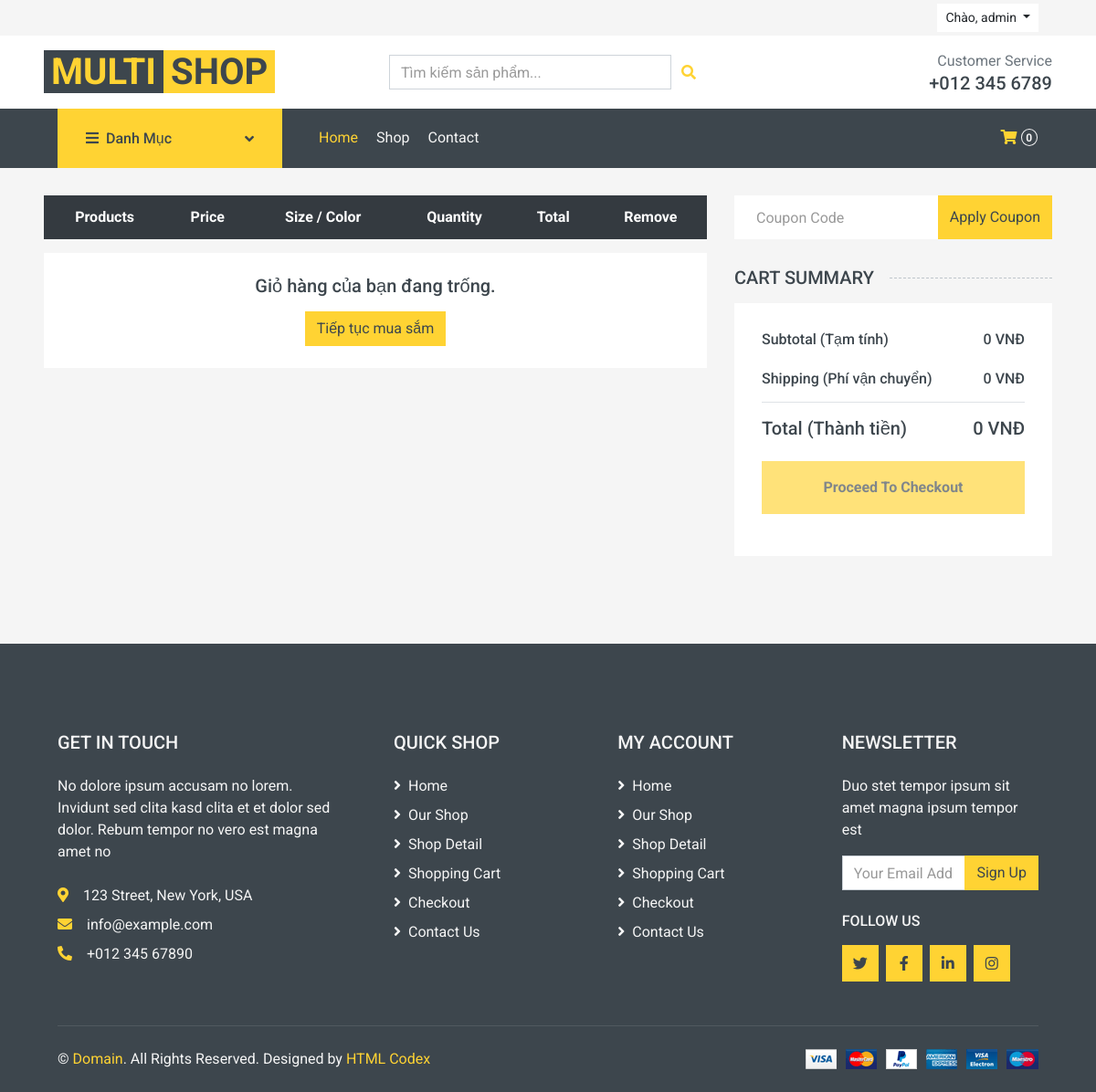
/giohang/gio_hang/ (signed in), run on an earlier commit of the app's database.
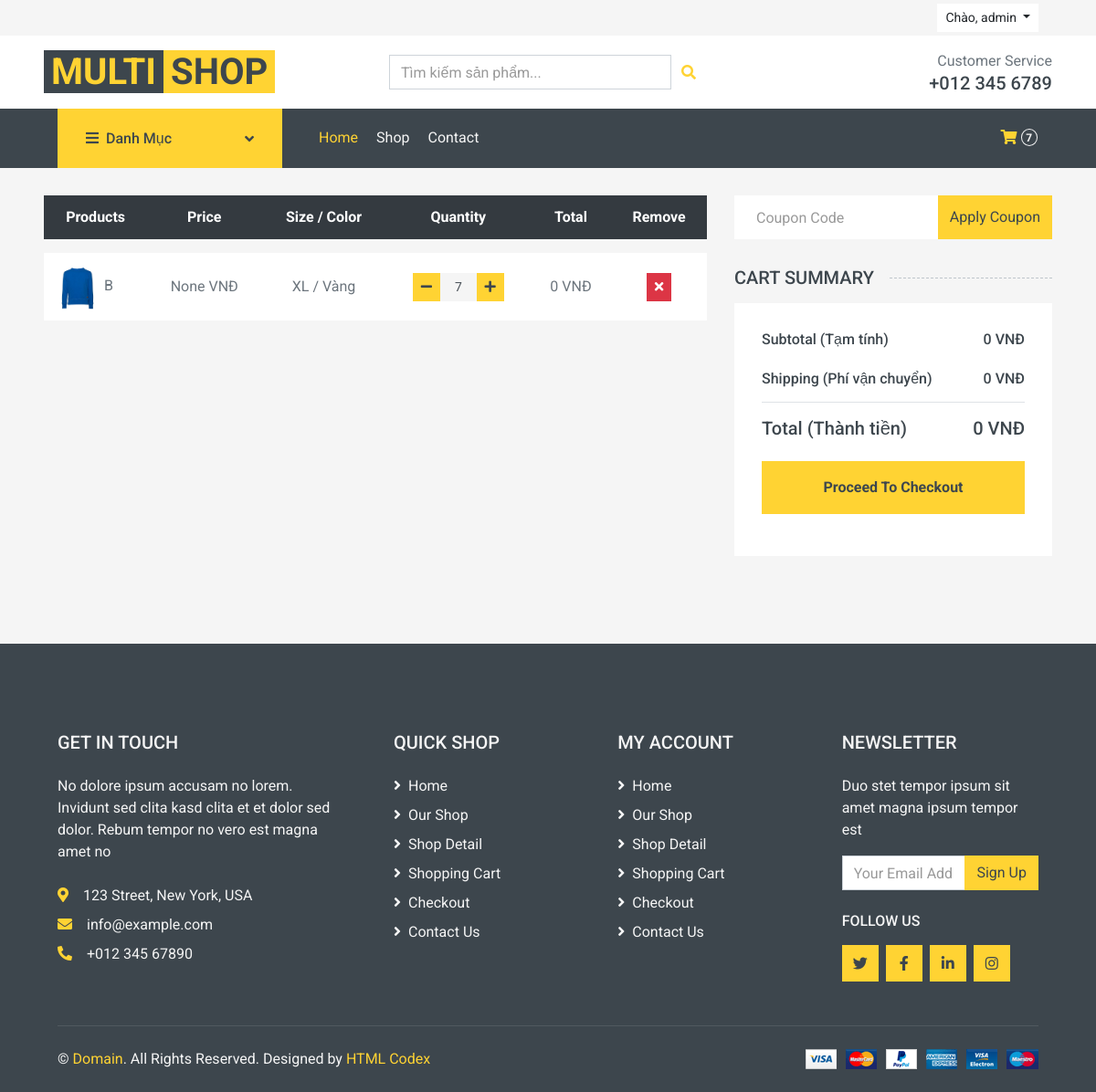
And on a later commit of the database.
### nguoidung/models.py (models this page shows, shortened)
class NguoiDung(AbstractUser):
    ROLE_CHOICES = (
        ('admin', 'Quản trị viên'),
        ('nhanvien', 'Nhân viên'),
        ('khachhang', 'Khách hàng'),
    )
    ho_ten = models.CharField(max_length=100)
    so_dien_thoai = models.CharField(max_length=20, blank=True, null=True)
    dia_chi = models.CharField(max_length=255, blank=True, null=True)
    trang_thai = models.BooleanField(default=True)
    vai_tro = models.CharField(max_length=20, choices=ROLE_CHOICES, default='khachhang')

### giohang/models.py (models this page shows, shortened)
class ChiTietGioHang(models.Model):
    ma_gio_hang = models.ForeignKey(GioHang, on_delete=models.CASCADE)
    ma_san_pham = models.ForeignKey(SanPham, on_delete=models.CASCADE)
    size = models.CharField(max_length=50, null=True, blank=True)
    color = models.CharField(max_length=50, null=True, blank=True)
    so_luong = models.IntegerField(default=1)
    ngay_them = models.DateTimeField(auto_now_add=True)
    @property
    def tong_tien_item(self):
        gia = self.ma_san_pham.giakm if self.ma_san_pham.giakm is not None else 0
        return gia * self.so_luong

### sanpham/models.py (models this page shows, shortened)
class SanPham(models.Model):
    ma_danh_muc = models.ForeignKey(DanhMuc, on_delete=models.CASCADE)
    ten_san_pham = models.CharField(max_length=200)
    mo_ta = models.TextField(blank=True, null=True)
    gia = models.DecimalField(max_digits=10, decimal_places=2)
    giakm = models.DecimalField(max_digits=10, decimal_places=2)
    anh_dai_dien = models.ImageField(upload_to='sanpham/', blank=True, null=True)
    trang_thai = models.BooleanField(default=True)

### giohang/views.py (the view, shortened to what this page needs)
# urls.py: path('gio_hang/', views.gio_hang_view, name='gio_hang_view'),
def gio_hang_view(request):
    chi_tiet_gio_hang_list = []
    tong_tien = 0
    shipping_fee = 0  # Phí ship cố định (ví dụ)
    if request.user.is_authenticated:
        try:
            gio_hang = GioHang.objects.get(ma_nguoi_dung=request.user)
            chi_tiet_gio_hang_list = ChiTietGioHang.objects.filter(ma_gio_hang=gio_hang)
            for item in chi_tiet_gio_hang_list:
                tong_tien += item.tong_tien_item
        except GioHang.DoesNotExist:
            chi_tiet_gio_hang_list = []
    thanh_tien = tong_tien + shipping_fee
    menudanhmuc = DanhMuc.objects.filter(trang_thai=True)
    context = {
        'menudanhmuc': menudanhmuc,
        'chi_tiet_gio_hang': chi_tiet_gio_hang_list,
        'tong_tien': tong_tien,
        'shipping_fee': shipping_fee,
        'thanh_tien': thanh_tien,
    }
    return render(request, 'cart.html', context)

### giohang/templates/cart.html (shortened to what this page needs)
{% extends 'base.html' %}
{% load static %}
{% block cssblock %}
    <link href="https://cdnjs.cloudflare.com/ajax/libs/font-awesome/5.10.0/css/all.min.css" rel="stylesheet">
    <link href="{% static 'lib/animate/animate.min.css' %}" rel="stylesheet">
    <link href="{% static 'lib/owlcarousel/assets/owl.carousel.min.css' %}" rel="stylesheet">
    <link href="{% static 'css/style.css' %}" rel="stylesheet">
{% endblock %}
{% block content %}
        <div class="row px-xl-5">
            <div class="col-lg-8 table-responsive mb-5">
                <table class="table table-light table-borderless table-hover text-center mb-0">
                    <thead class="thead-dark">
                        <tr>
                            <th>Products</th>
                            <th>Price</th>
                            <th>Size / Color</th>
                            <th>Quantity</th>
                            <th>Total</th>
                            <th>Remove</th>
                        </tr>
                    </thead>
                    <tbody class="align-middle">
                        {% for item in chi_tiet_gio_hang %}
                        <tr>
                            <td class="align-middle text-left">
                                <img src="{{ item.ma_san_pham.anh_dai_dien.url }}" alt="" style="width: 50px;">
                                {{ item.ma_san_pham.ten_san_pham }}
                            </td>
                            <td class="align-middle">{{ item.ma_san_pham.giakm }} VNĐ</td>
                            <td class="align-middle">{{ item.size }} / {{ item.color }}</td>
                            <td class="align-middle">
                                <form action="{% url 'quan_ly_gio_hang' %}" method="POST" class="d-inline">
                                    <div class="input-group quantity mx-auto" style="width: 100px;">
                                        <div class="input-group-btn">
                                            <button type="submit" name="action" value="decrease" class="btn btn-sm btn-primary btn-minus" >
                                                <i class="fa fa-minus"></i>
                                            </button>
                                        </div>
                                        <input type="text" class="form-control form-control-sm bg-secondary border-0 text-center" value="{{ item.so_luong }}" readonly>
                                        <div class="input-group-btn">
                                            <button type="submit" name="action" value="increase" class="btn btn-sm btn-primary btn-plus">
                                                <i class="fa fa-plus"></i>
                                            </button>
                                        </div>
                                    </div>
                                </form>
                            </td>
                            <td class="align-middle">{{ item.tong_tien_item }} VNĐ</td>
                            <td class="align-middle">
                                <form action="{% url 'quan_ly_gio_hang' %}" method="POST" class="d-inline">
                                    <button type="submit" name="action" value="remove" class="btn btn-sm btn-danger"><i class="fa fa-times"></i></button>
                                </form>
                            </td>
                        </tr>
                        {% endfor %}
                        {% if not chi_tiet_gio_hang %}
                        <tr>
                            <td colspan="6" class="text-center p-4"> <h5>Giỏ hàng của bạn đang trống.</h5>
                                <a href="{% url 'index' %}" class="btn btn-primary mt-2">Tiếp tục mua sắm</a>
                            </td>
                        </tr>
                        {% endif %}
                    </tbody>
                </table>
            </div>
            <div class="col-lg-4">
                <form class="mb-30" action="">
                    <div class="input-group">
                        <input type="text" class="form-control border-0 p-4" placeholder="Coupon Code">
                        <div class="input-group-append">
                            <button class="btn btn-primary">Apply Coupon</button>
                        </div>
                    </div>
                </form>
                <h5 class="section-title position-relative text-uppercase mb-3"><span class="bg-secondary pr-3">Cart Summary</span></h5>
                <div class="bg-light p-30 mb-5">
                    <div class="border-bottom pb-2">
                        <div class="d-flex justify-content-between mb-3">
                            <h6>Subtotal (Tạm tính)</h6>
                            <h6>{{ tong_tien }} VNĐ</h6>
                        </div>
                        <div class="d-flex justify-content-between">
                            <h6 class="font-weight-medium">Shipping (Phí vận chuyển)</h6>
                            <h6 class="font-weight-medium">{{ shipping_fee }} VNĐ</h6>
                        </div>
                    </div>
                    <div class="pt-2">
                        <div class="d-flex justify-content-between mt-2">
                            <h5>Total (Thành tiền)</h5>
                            <h5>{{ thanh_tien }} VNĐ</h5>
                        </div>
{% if chi_tiet_gio_hang %}
    <a href="{% url 'checkout' %}" class="btn btn-block btn-primary font-weight-bold my-3 py-3">Proceed To Checkout</a>
{% else %}
    <button class="btn btn-block btn-primary font-weight-bold my-3 py-3" disabled>Proceed To Checkout</button>
{% endif %}
                    </div>
                </div>
            </div>
        </div>
{% endblock %}

### templates/navbar.html (shortened to what this page needs)
{% load static %}
    <div class="container-fluid">
        <div class="row bg-secondary py-1 px-xl-5">
            <div class="col-lg-6 d-none d-lg-block">
            </div>
        {% load static %}
<div class="col-lg-6 text-center text-lg-right">
    <div class="d-inline-flex align-items-center">
        {% if user.is_authenticated %}
            <div class="btn-group">
                <button type="button" class="btn btn-sm btn-light dropdown-toggle" data-toggle="dropdown">
                    Chào, {{ user.username }}
                </button>
            </div>
        {% endif %}
        </div>
    </div>
                </div>
            </div>
        <div class="row align-items-center bg-light py-3 px-xl-5 d-none d-lg-flex">
            <div class="col-lg-4">
                <a href="{% url 'index' %}" class="text-decoration-none">
                    <span class="h1 text-uppercase text-primary bg-dark px-2">Multi</span>
                    <span class="h1 text-uppercase text-dark bg-primary px-2 ml-n1">Shop</span>
                </a>
            </div>
            <div class="col-lg-4 col-6 text-left">
    {% include 'core/search_bar.html' %}
</div>
            <div class="col-lg-4 col-6 text-right">
                <p class="m-0">Customer Service</p>
                <h5 class="m-0">+012 345 6789</h5>
            </div>
        </div>
    <div class="container-fluid bg-dark mb-30">
        <div class="row px-xl-5">
<div class="col-lg-3 d-none d-lg-block">
    <a class="btn d-flex align-items-center justify-content-between bg-primary w-100"
       data-toggle="collapse" href="#navbar-vertical"
       style="height: 65px; padding: 0 30px;">
        <h6 class="text-dark m-0"><i class="fa fa-bars mr-2"></i>Danh Mục</h6>
        <i class="fa fa-angle-down text-dark"></i>
    </a>
</div>
            <div class="col-lg-9">
                <nav class="navbar navbar-expand-lg bg-dark navbar-dark py-3 py-lg-0 px-0">
                    <div class="collapse navbar-collapse justify-content-between" id="navbarCollapse">
                        <div class="navbar-nav mr-auto py-0">
                            <a href="{% url 'index' %}" class="nav-item nav-link active">Home</a>
                            <a href="{% url 'shop' %}" class="nav-item nav-link">Shop</a>
                            <a href="{% url 'contact' %}" class="nav-item nav-link">Contact</a>
                        </div>
                        <div class="navbar-nav ml-auto py-0 d-none d-lg-block">
                            <a href="{% url 'gio_hang_view' %}" class="btn px-0 ml-3">
                                <i class="fas fa-shopping-cart text-primary"></i>
                                <span class="badge text-secondary border border-secondary rounded-circle" style="padding-bottom: 2px;">{{ cart_total_items }}</span>
                            </a>
                        </div>
                    </div>
                </nav>
            </div>
        </div>
    </div>

What changed in the data, as far as the page shows it:
added ChiTietGioHang: ma_san_pham.anh_dai_dien (picture), ma_san_pham.ten_san_pham "B", ma_san_pham.giakm "None", size "XL", color "Vàng", so_luong "7", tong_tien_item "0"
Also different on the page:
{{ cart_total_items }}: "0" → "7"
text no longer shown: "Giỏ hàng của bạn đang trống. Tiếp tục mua sắm"
